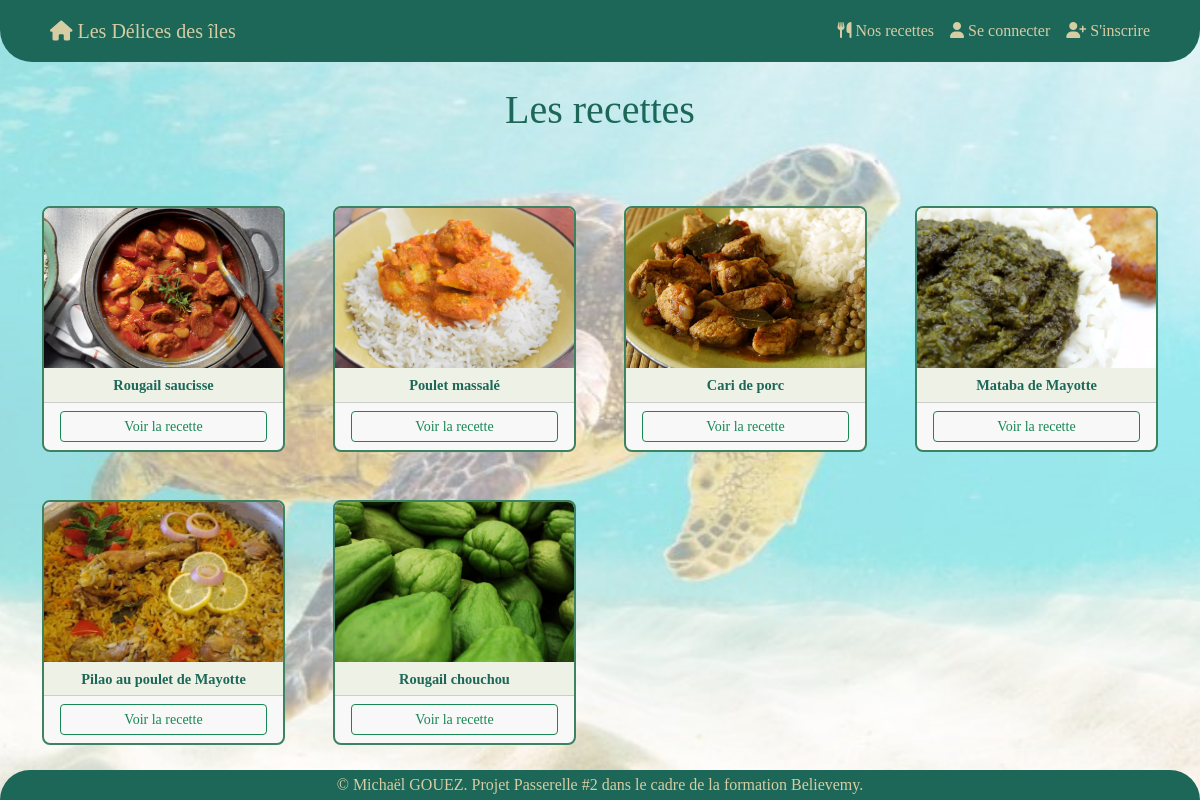
/index.php?page=recipes, run on the app's committed database.
### tables this page shows
CREATE TABLE `recipes` (
  `id` int(11) NOT NULL,
  `creation_date` datetime NOT NULL DEFAULT current_timestamp(),
  `title_recipe` varchar(50) NOT NULL,
  `preparation_time` int(11) NOT NULL,
  `ingredients` text NOT NULL,
  `instructions` text NOT NULL,
  `user_id` int(11) NOT NULL,
  `image` varchar(100) NOT NULL
);

### controller/controller.php (called while the page is built, shortened)
<?php
    require('model/RecipeManager.php');
    function recipesView() {
        $recipeManager = new RecipeManager();
        $requeteRecipe = $recipeManager->getRecipe();
        require('view/recipesView.php');
    }

### model/RecipeManager.php (called while the page is built, shortened)
<?php
    class RecipeManager extends Manager {
        public function getRecipe() {
            $bdd = $this->connectionBDD();
            $requeteRecipe = $bdd->query('SELECT * FROM recipes');
            return $requeteRecipe;
        }
    }

### view/recipesView.php (the view, shortened to what this page needs)
<section class="section container">
    <h1 class="m-4 text-center">Les recettes</h1>
<div class="recipeCard container">
    <div class="row g-5 mb-3 mt-3">
        <?php
            $pathImage = 'src/uploads/';
            while($recipe = $requeteRecipe->fetch()) {
        ?>
        <div class="col-md-3">
            <div class="card rounded-3">
                <img class="rounded-top imageCard" src="<?= $pathImage.$recipe['image'] ?>" alt="<?= $recipe['title_recipe'] ?>">
                <div class="card-body">
                    <p class="card-text">
                        <p class="text-center"><b><?= $recipe['title_recipe'] ?></b></p>
                    </p>
                </div>
                <div class="card-footer">
                    <?php if(isset($_SESSION['admin']) && !empty($_SESSION['admin'])) { ?>
                        <div class="d-grid">
                            <a class="btn btn-outline-success btn-sm" href="index.php?page=dish&id=<?= $recipe['id'] ?>">Voir la recette</a>
                        </div>
                        <div class="d-grid">
                            <a class="btn btn-outline-info btn-sm" href="index.php?page=modify&id=<?= $recipe['id'] ?>">Modifier la recette</a>
                        </div>
                        <div class="d-grid">
                            <a class="btn btn-outline-warning btn-sm" href="index.php?page=delete&id=<?= $recipe['id'] ?>">Supprimer la recette</a>
                        </div>
                    <?php }
                    else { ?>
                        <div class="d-grid">
                            <a class="btn btn-outline-success btn-sm" href="index.php?page=dish&id=<?= $recipe['id'] ?>">Voir la recette</a>
                        </div>
                    <?php } ?>
                </div>
            </div>
        </div>
        <?php
        }
        ?>
    </div>
</div>
</section>
<?php
    $content = ob_get_clean();
    require('base.php');
?>

### index.php (shortened to what this page needs)
<?php
require_once('controller/controller.php');
try {
    if(isset($_GET['page'])) {
        if($_GET['page'] == 'home') {
            home();
        }
        else if($_GET['page'] == 'registration') {
            registrationView();
        }
        else if($_GET['page'] == 'recipes') {
            recipesView();
        }
    }
    else {
        home();
    }
}
catch(Exception $e) {
    $error = $e->getMessage();
    require('view/errorView.php');
}

### view/base.php (shortened to what this page needs)
<!DOCTYPE html>
<html lang="fr">
<head>
    <link href="https://cdn.jsdelivr.net/npm/bootstrap@5.3.0-alpha3/dist/css/bootstrap.min.css" rel="stylesheet">
    <link rel="stylesheet" href="src/design/style.css">
</head>
<body>
    <header class="header">
        <nav class="navbar navbar-expand-lg navbar-light p-2 m-0 rounded-5 rounded-top-0">
            <div class="container">
                <a class="navbar-brand p-2 logo" href="index.php?page=home"><i class="fa-solid fa-house"></i>
                    Les Délices des îles
                </a>
                <div class="collapse navbar-collapse justify-content-end" id="navbarNav">
                    <ul class="navbar-nav logo">
                        <li class="nav-item">
                            <a href="index.php?page=recipes" class="nav-link"><i class="fas fa-utensils"></i> Nos recettes</a>
                        </li>
                        <?php if(!isset($_SESSION['connect'])) { ?>
                        <li class="nav-item">
                            <a href="index.php?page=connection" class="nav-link"><i class="fa-solid fa-user"></i> Se connecter</a>
                        </li>
                        <li class="nav-item">
                            <a href="index.php?page=registration" class="nav-link"><i class="fa-solid fa-user-plus"></i> S'inscrire</a>
                        <?php }
                        else { ?>
                        </li><li class="nav-item">
                            <a href="index.php?page=logout" class="nav-link">Se Déconnecter</a>
                        </li>
                        <?php } ?>
                    </ul>
                </div>
            </div>
        </nav>
    </header>
    <?= $content ?>
    <footer class="footer rounded-5 rounded-bottom-0">
        © Michaël GOUEZ. Projet Passerelle #2 dans le cadre de la formation Believemy.
    </footer>
</body>
</html>

### src/design/style.css (style rules this page uses)
html, body { padding: 0; margin: 0; height: 100%; background: url("../assets/images/turtle.png") no-repeat center center; background-size: cover; background-attachment: fixed; color: #3D8361; }
.header { position: fixed; height: 62px; top: 0; left: 0; right: 0; z-index: 2; font-family: "Alkatra"; }
.header .navbar { background-color: #1C6758; }
.header .navbar a { color: #D6CDA4; }
.section { padding: 62px 0 30px 0; font-family: "Mukta"; font-size: 0.9rem; }
.footer { position: fixed; height: 30px; padding: 3px; bottom: 0; left: 0; right: 0; font-family: "Alkatra"; background-color: #1C6758; color: #D6CDA4; text-align: center; }
.recipeCard { z-index: 1; }
h1, h2 { font-family: "bachelorette"; color: #1C6758; }
p { color: black; }
ul { list-style-type: circle; color: black; }
.card { border: 2px solid #3D8361; }
.card .imageCard { width: 100%; height: 10rem; max-width: 100%; max-height: 100%; object-fit: cover; }
.card .card-body { height: 2.1rem; max-height: 100%; margin: 0 0 0 0; padding: 0 0 0 0; background-color: #EEF2E6; }
.card .card-body p { color: #1C6758; margin: 7px 0 0 0; }

### data on the page
recipes: image (picture), title_recipe "Rougail saucisse"
recipes: image (picture), title_recipe "Poulet massalé"
recipes: image (picture), title_recipe "Cari de porc"
recipes: image (picture), title_recipe "Mataba de Mayotte"
recipes: image (picture), title_recipe "Pilao au poulet de Mayotte"
recipes: image (picture), title_recipe "Rougail chouchou"
